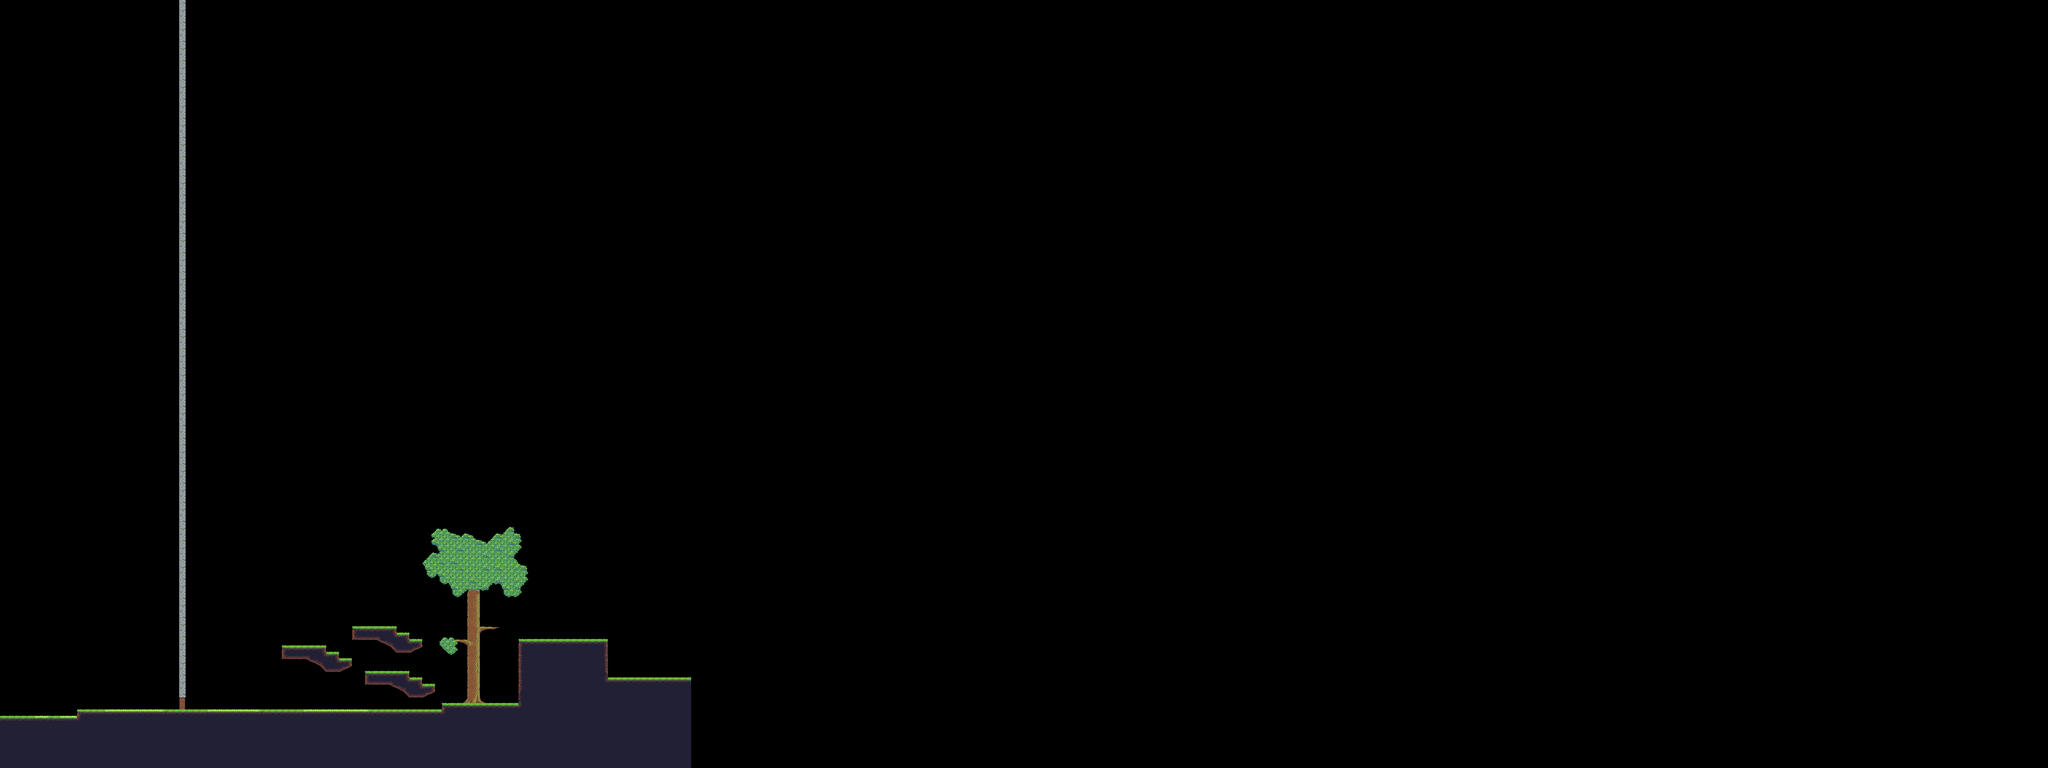

Below is a game level as drawn by its tile map, then a one-line description and the .tmx that defines it (tile-layer data replaced by summaries):
An orthogonal 320x120 tile map with 32x32 px tiles, 5 tile layers (Background2, Background1, Main, Foreground1, ...), 5 tilesets.

<map version="1.0" tiledversion="1.0.3" orientation="orthogonal" renderorder="right-down" width="320" height="120" tilewidth="32" tileheight="32" nextobjectid="1">
 <tileset firstgid="1" source="Jungle2.tsx" />
 <tileset firstgid="73" source="Village1.tsx" />
 <tileset firstgid="424" source="Jungle4.tsx" />
 <tileset firstgid="520" source="Jungle1.tsx" />
 <tileset firstgid="584" source="Jungle5.tsx" />
 <layer name="Background2" width="320" height="120">
  <data>[38400 cells, 0 non-empty, 0 distinct tile ids]</data>
 </layer>
 <layer name="Background1" width="320" height="120">
  <data>[38400 cells, 43 non-empty, 21 distinct tile ids]</data>
 </layer>
 <layer name="Main" width="320" height="120">
  <data>[38400 cells, 1678 non-empty, 62 distinct tile ids]</data>
 </layer>
 <layer name="Foreground1" width="320" height="120">
  <data>[38400 cells, 118 non-empty, 19 distinct tile ids]</data>
 </layer>
 <layer name="Foreground2" width="320" height="120">
  <data>[38400 cells, 32 non-empty, 4 distinct tile ids]</data>
 </layer>
</map>
